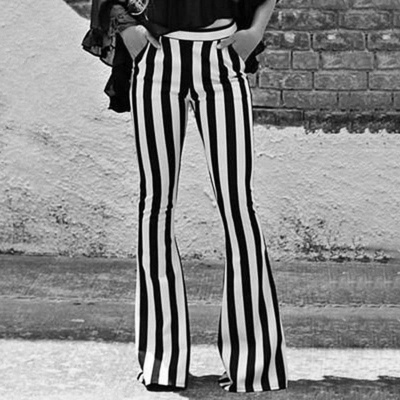
#> input picture Exercitii/pantaloni/pantaloni.jpg, 400 x 400 px
$ python app.py
#> lines starting #> are read from the running program, lines starting #| are printed output that depends on the picture; after the words box and inside, x2 and y2 are one past the last pixel; in counts of white or black regions, pixels touching at a corner belong together; long printed decimals are rounded

# -*- coding: utf-8 -*-
"""
Created on Wed May 21 09:07:38 2025

@author: Tudor Arabagiu
"""

import matplotlib as mpl
import matplotlib.pyplot as plt
import numpy as np

#from fcmeans import FCM
import skfuzzy as fuzz
from numpy import ndarray as npnd
from scipy import signal
from skimage import color, feature, io, measure
from skimage.transform import resize
from sklearn import cluster, datasets

#1)

img = io.imread('pantaloni.jpg')
#> img is the input picture: shape (400, 400); min 0, max 255, mean 138.6

plt.figure(),plt.imshow(img,cmap="gray"),plt.title("Pantalon"),plt.colorbar(),plt.show()

print(np.shape(img))
#| (400, 400)

def histograma(h,w,img):
    hist=np.zeros(256)
    for i in range(h):
        for j in range(w):
            hist[img[i,j]]+=1
    return hist/(h*w)

h,w=np.shape(img)
#> h = 400; w = 400
hist= histograma(h,w,img)
#> hist = 256 values, max 0.0124 at index 193, min 0.000119 at index 255, mean 0.00391
plt.figure(),plt.plot(hist),plt.title("Histograma Pantalon"),plt.show()
#> figure, not shown here; curve peaks at x = 193, y = 0.0124

#alegerea pragurilor (ne uitam pe histograma)
T1 = 100
T2 = 200


out = np.zeros((h, w), dtype=np.uint8)

for i in range(h):
    for j in range(w):
        if (img[i,j]<T1):
            out[i,j]=2
        elif (T1<=img[i,j]<=T2):
            out[i,j]=0
        elif (img[i,j]>T2):
            out[i,j]=1
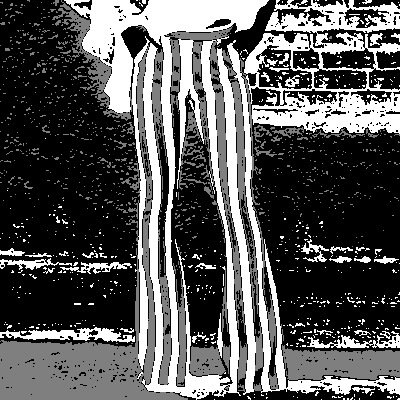
#> out: shape (400, 400); min 0, max 2, mean 0.686; drawn with min black and max white

plt.figure(), plt.imshow(out, cmap='gray')
plt.title("Segmentare pantalon"), plt.colorbar(), plt.show()

#2)

Y = io.imread('cercuri-dreptunghiuri.jpg')
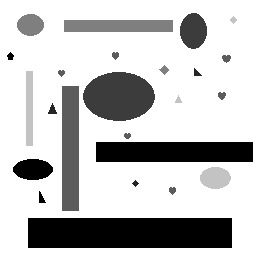
#> input picture Exercitii/pantaloni/cercuri-dreptunghiuri.jpg, 256 x 256 px
#> Y is the input picture: shape (256, 256, 3); min 0, max 255, mean 194.7

if Y.ndim == 3:
    Y = color.rgb2gray(Y)
#> Y: shape (256, 256) float64

fx=signal.convolve2d(Y,np.array([[0,-1,0],[0,0,0],[0,1,0]]),boundary='symm', mode='same')
fy=signal.convolve2d(Y,np.array([[0,0,0],[-1,0,1],[0,0,0]]),boundary='symm', mode='same')
gradY=np.abs(fx)+np.abs(fy)

plt.figure(),plt.imshow(gradY,cmap='gray'),plt.colorbar(),plt.show()

# 3. Binarizează gradientul ca să obții doar contururile
thresh = np.mean(gradY) * 1.5  # prag adaptiv
#> thresh = 0.0914
contururi = gradY > thresh
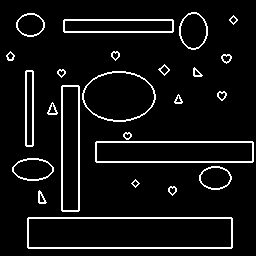
#> contururi: shape (256, 256) bool; 7% white in thin lines or dots, all inside (x1, y1, x2, y2) = (6, 12, 254, 249)

# 4. Afișează imaginea cu contururi
plt.figure(), plt.imshow(contururi, cmap='gray')
plt.title("Contururile tuturor obiectelor"), plt.show()

# 5. Calculează procentul de pixeli de contur
procent = 100 * np.sum(contururi) / contururi.size
#> procent = 6.99
print("Procentul ocupat de pixeli de contur",procent,"%")
#| Procentul ocupat de pixeli de contur 6.989 %

#3)
# Etichetare și filtrare după arie și perimetru
LabelImage, nums = measure.label(contururi, return_num=True)
#> LabelImage: shape (256, 256) int32; 25 distinct labels, from 0 to 24
#> nums = 24
ALLPROPS = measure.regionprops(LabelImage)
#> ALLPROPS = 24 regions; largest, box (x1, y1, x2, y2) and area: (27, 217, 233, 249) 932, (95, 141, 254, 163) 704, (61, 85, 80, 212) 564, (63, 19, 174, 33) 480, (82, 71, 156, 122) 344

# [9 lines of commented-out code are left out]
prag_arie = 65
prag_perimetru = 55

# Filtrare obiecte mici
masca_filtrata = np.zeros_like(LabelImage)
for i, prop in enumerate(ALLPROPS):
    if prop.area >= prag_arie and prop.perimeter >= prag_perimetru:
        masca_filtrata[LabelImage == (i + 1)] = 1
#> this loop made 24 passes
#> masca_filtrata: shape (256, 256) int32; values 0 (black) and 1 (white), 6.1% white in thin lines or dots, all inside (x1, y1, x2, y2) = (12, 12, 254, 249)

plt.figure(), plt.imshow(masca_filtrata, cmap='gray'),plt.title("Imagine după eliminarea obiectelor mici (arie + perimetru)"), plt.colorbar(), plt.show()

# PAS 3: Etichetare nouă după filtrare
LabelImage2, nums2 = measure.label(masca_filtrata, return_num=True)
#> LabelImage2: shape (256, 256) int64; 11 distinct labels, from 0 to 10
#> nums2 = 10
PROPS2 = measure.regionprops(LabelImage2)
#> PROPS2 = 10 regions; largest, box (x1, y1, x2, y2) and area: (27, 217, 233, 249) 932, (95, 141, 254, 163) 704, (61, 85, 80, 212) 564, (63, 19, 174, 33) 480, (82, 71, 156, 122) 344

# Selectarea obiectului cel mai îndepărtat de centrul imaginii (doar partea superioară)
H, W = LabelImage2.shape
#> H = 256; W = 256
centru = np.array([H // 2, W // 2])
#> centru = [128, 128]

distant_max = -1
index_final = -1

for i, prop in enumerate(PROPS2):
    y, x = prop.centroid
    if y < H // 2:  # doar partea superioară
        dist = np.linalg.norm(np.array([y, x]) - centru) #distanța euclidiană dintre două puncte 2D, np.linalg.norm() = norma L2 (distanța euclidiană)
        if dist > distant_max:
            distant_max = dist
            index_final = i + 1
#> this loop made 10 passes
#> (y, x, dist, distant_max, index_final) on passes 1 to 2: (30.49, 193, 117.2, 117.2, 1), (24.49, 30, 142.5, 142.5, 2)
#> (y, x, dist) on passes 3 to 5: (25.5, 118, 103), (108, 29, 101), (95.99, 118.5, 33.39)
#> after the loop, distant_max = 142.5; index_final = 2

# Creare mască finală cu obiectul selectat
masca_finala = (LabelImage2 == index_final)
#> masca_finala: shape (256, 256) bool; 0.21% white in thin lines or dots, all inside (x1, y1, x2, y2) = (16, 13, 45, 37)

# Afișare rezultat
plt.figure(), plt.imshow(masca_finala, cmap="gray"), plt.title("Obiectul cel mai îndepărtat de centru (partea superioară)"), plt.colorbar(), plt.show()

#4)
# Citire imagine și pregătire
image = io.imread('textura1.jpg')
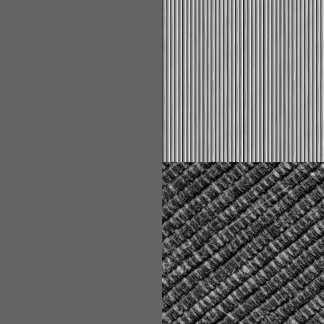
#> input picture Exercitii/pantaloni/textura1.jpg, 324 x 324 px
#> image is the input picture: shape (324, 324); min 0, max 240, mean 104.6
if image.ndim == 3:
    image = color.rgb2gray(image)

L = 256
d = 16
image = np.uint8(image / d)

dims = image.shape
#> dims = (324, 324)

# Filtre de orientare
f0 = signal.convolve2d(image, [[-1, -1], [1, 1]], mode='same')
f90 = signal.convolve2d(image, [[-1, 1], [-1, 1]], mode='same')
f45 = signal.convolve2d(image, [[1.41, 0], [0, -1.41]], mode='same')
f135 = signal.convolve2d(image, [[0, 1.41], [-1.41, 0]], mode='same')
funif = signal.convolve2d(image, [[2, -2], [-2, 2]], mode='same')

# Alege cele 2 orientări cele mai distincte în histogramă
# Analizăm orientările
img_orient = np.zeros(dims)
for i in range(dims[0]):
    for j in range(dims[1]):
        responses = np.abs([f0[i,j], f45[i,j], f90[i,j], f135[i,j], funif[i,j]])
        img_orient[i,j] = np.argmax(responses)
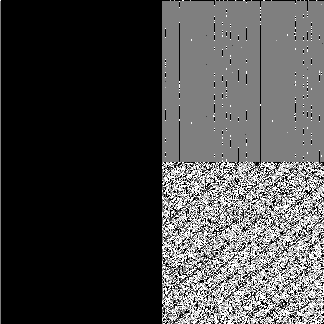
#> img_orient: shape (324, 324) float64; min 0, max 4, mean 1.13; drawn with min black and max white

# Afișăm orientările dominante
plt.figure(), plt.imshow(img_orient, cmap='jet'), plt.colorbar()
plt.title("Orientare dominantă per pixel"), plt.show()

hist_orient = np.histogram(img_orient, bins=5)[0]
#> hist_orient = [57395, 3176, 29173, 4114, 11118]
print("Histogramă orientări:", hist_orient)
#| Histogramă orientări: [57395  3176 29173  4114 11118]

# Selectăm cele mai frecvente 2 orientări
top2_indices = np.argsort(hist_orient)[-2:]
#> top2_indices = [2, 0]
print("Cele mai relevante orientări:", top2_indices)
#| Cele mai relevante orientări: [2 0]

# Parametrii pentru blocuri
size_patch = 64
step = size_patch // 2
nr_patch = dims[0] // step - 1
#> nr_patch = 9

features = np.zeros((nr_patch * nr_patch, 2))
index = 0

for i in range(nr_patch):
    for j in range(nr_patch):
        patch_orient = img_orient[i*step:(i+2)*step, j*step:(j+2)*step]
        h = np.histogram(patch_orient, bins=5)[0]

        # Folosim doar cele mai relevante 2 direcții
        features[index, 0] = h[top2_indices[0]]
        features[index, 1] = h[top2_indices[1]]
        index += 1
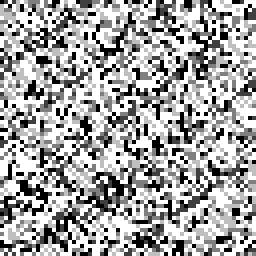
#> patch_orient: shape (64, 64) float64 (shown 4 times larger); min 0, max 4, mean 2.57; drawn with min black and max white
#> after the loop, features = 81 pairs, first value 0 to 4096, second value 0 to 4032; index = 81

# Clustering pe cele 2 dimensiuni alese
kmeans = cluster.KMeans(n_clusters=3, random_state=0).fit(features)
etichete = kmeans.labels_
#> etichete = 81 values, max 2 at index 1, min 0 at index 4, mean 1.23

# Afișare segmentare finală
plt.figure(), plt.imshow(etichete.reshape((nr_patch, nr_patch)), cmap='jet'),plt.title("Segmentare finală cu 3 texturi (pe baza histogramă orientare)"), plt.colorbar(), plt.show()
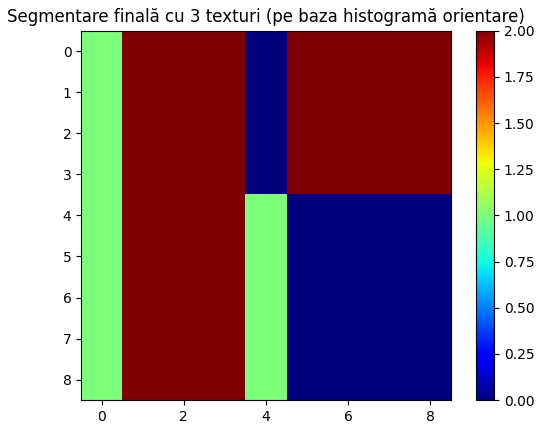
#> figure drawn by matplotlib, 2 panels
